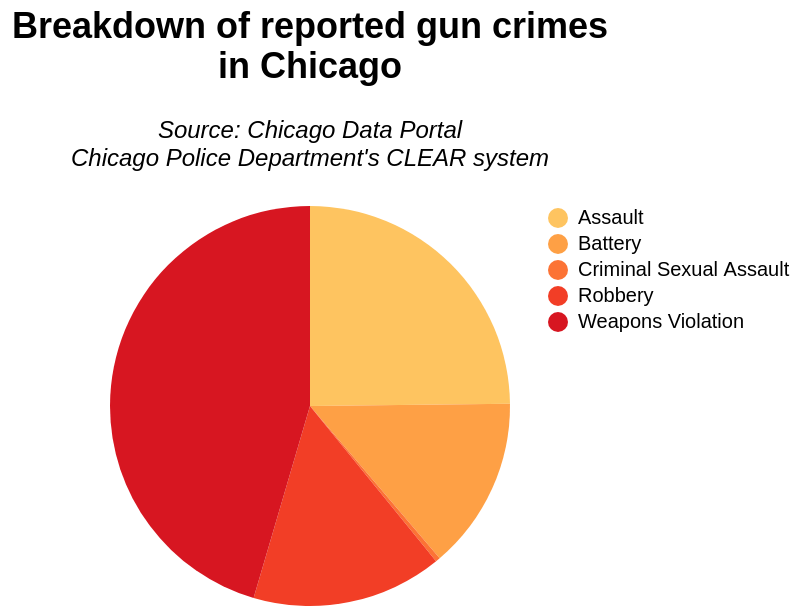

Write the Vega-Lite specification saved for this chart.
### Vega-Lite specification from a JSON file in a GitHub repository (floating-point values rounded to 4 significant figures)
{"$schema": "https://vega.github.io/schema/vega-lite/v5.json", "description": "Pie Chart", "width": 200, "height": 200, "view": {"stroke": "transparent"}, "title": {"text": ["Breakdown of reported gun crimes", "in Chicago"], "fontSize": 18, "subtitle": ["", "Source: Chicago Data Portal", "Chicago Police Department's CLEAR system", ""], "subtitleFontStyle": "italic", "subtitleFontSize": 12, "anchor": "middle"}, "params": [{"name": "minYear", "value": 2021, "bind": {"input": "range", "min": 2014, "max": 2022, "step": 1, "name": "Start year:"}}, {"name": "maxYear", "value": 2021, "bind": {"input": "range", "min": 2014, "max": 2022, "step": 1, "name": "End year:"}}], "data": {"values": [{"Primary Type": "Assault", "Year": 2014, "Total for Year": 1988}, {"Primary Type": "Assault", "Year": 2015, "Total for Year": 2140}, {"Primary Type": "Assault", "Year": 2016, "Total for Year": 3139}, {"Primary Type": "Assault", "Year": 2017, "Total for Year": 3059}, {"Primary Type": "Assault", "Year": 2018, "Total for Year": 3118}, {"Primary Type": "Assault", "Year": 2019, "Total for Year": 2966}, {"Primary Type": "Assault", "Year": 2020, "Total for Year": 3788}, {"Primary Type": "Assault", "Year": 2021, "Total for Year": 4830}, {"Primary Type": "Assault", "Year": 2022, "Total for Year": 4286}, {"Primary Type": "Battery", "Year": 2014, "Total for Year": 1605}, {"Primary Type": "Battery", "Year": 2015, "Total for Year": 1898}, {"Primary Type": "Battery", "Year": 2016, "Total for Year": 2719}, {"Primary Type": "Battery", "Year": 2017, "Total for Year": 2079}, {"Primary Type": "Battery", "Year": 2018, "Total for Year": 1823}, {"Primary Type": "Battery", "Year": 2019, "Total for Year": 1630}, {"Primary Type": "Battery", "Year": 2020, "Total for Year": 2462}, {"Primary Type": "Battery", "Year": 2021, "Total for Year": 2716}, {"Primary Type": "Battery", "Year": 2022, "Total for Year": 1939}, {"Primary Type": "Criminal Sexual Assault", "Year": 2014, "Total for Year": 69}, {"Primary Type": "Criminal Sexual Assault", "Year": 2015, "Total for Year": 59}, {"Primary Type": "Criminal Sexual Assault", "Year": 2016, "Total for Year": 66}, {"Primary Type": "Criminal Sexual Assault", "Year": 2017, "Total for Year": 60}, {"Primary Type": "Criminal Sexual Assault", "Year": 2018, "Total for Year": 52}, {"Primary Type": "Criminal Sexual Assault", "Year": 2019, "Total for Year": 29}, {"Primary Type": "Criminal Sexual Assault", "Year": 2020, "Total for Year": 1}, {"Primary Type": "Criminal Sexual Assault", "Year": 2014, "Total for Year": 4}, {"Primary Type": "Criminal Sexual Assault", "Year": 2015, "Total for Year": 4}, {"Primary Type": "Criminal Sexual Assault", "Year": 2016, "Total for Year": 5}, {"Primary Type": "Criminal Sexual Assault", "Year": 2017, "Total for Year": 12}, {"Primary Type": "Criminal Sexual Assault", "Year": 2018, "Total for Year": 10}, {"Primary Type": "Criminal Sexual Assault", "Year": 2019, "Total for Year": 21}, {"Primary Type": "Criminal Sexual Assault", "Year": 2020, "Total for Year": 56}, {"Primary Type": "Criminal Sexual Assault", "Year": 2021, "Total for Year": 72}, {"Primary Type": "Criminal Sexual Assault", "Year": 2022, "Total for Year": 58}, {"Primary Type": "Robbery", "Year": 2014, "Total for Year": 3799}, {"Primary Type": "Robbery", "Year": 2015, "Total for Year": 4069}, {"Primary Type": "Robbery", "Year": 2016, "Total for Year": 5277}, {"Primary Type": "Robbery", "Year": 2017, "Total for Year": 5025}, {"Primary Type": "Robbery", "Year": 2018, "Total for Year": 3884}, {"Primary Type": "Robbery", "Year": 2019, "Total for Year": 2933}, {"Primary Type": "Robbery", "Year": 2020, "Total for Year": 2950}, {"Primary Type": "Robbery", "Year": 2021, "Total for Year": 2999}, {"Primary Type": "Robbery", "Year": 2022, "Total for Year": 3257}, {"Primary Type": "Weapons Violation", "Year": 2014, "Total for Year": 2663}, {"Primary Type": "Weapons Violation", "Year": 2015, "Total for Year": 2958}, {"Primary Type": "Weapons Violation", "Year": 2016, "Total for Year": 3196}, {"Primary Type": "Weapons Violation", "Year": 2017, "Total for Year": 4437}, {"Primary Type": "Weapons Violation", "Year": 2018, "Total for Year": 5201}, {"Primary Type": "Weapons Violation", "Year": 2019, "Total for Year": 6094}, {"Primary Type": "Weapons Violation", "Year": 2020, "Total for Year": 8286}, {"Primary Type": "Weapons Violation", "Year": 2021, "Total for Year": 8846}, {"Primary Type": "Weapons Violation", "Year": 2022, "Total for Year": 7714}]}, "transform": [{"filter": "datum.Year>=minYear"}, {"filter": "datum.Year<=maxYear"}], "mark": {"type": "arc", "tooltip": true}, "encoding": {"theta": {"field": "Total for Year", "type": "quantitative", "stack": "normalize"}, "color": {"field": "Primary Type", "type": "nominal", "title": "", "scale": {"scheme": "yelloworangered"}}}}
